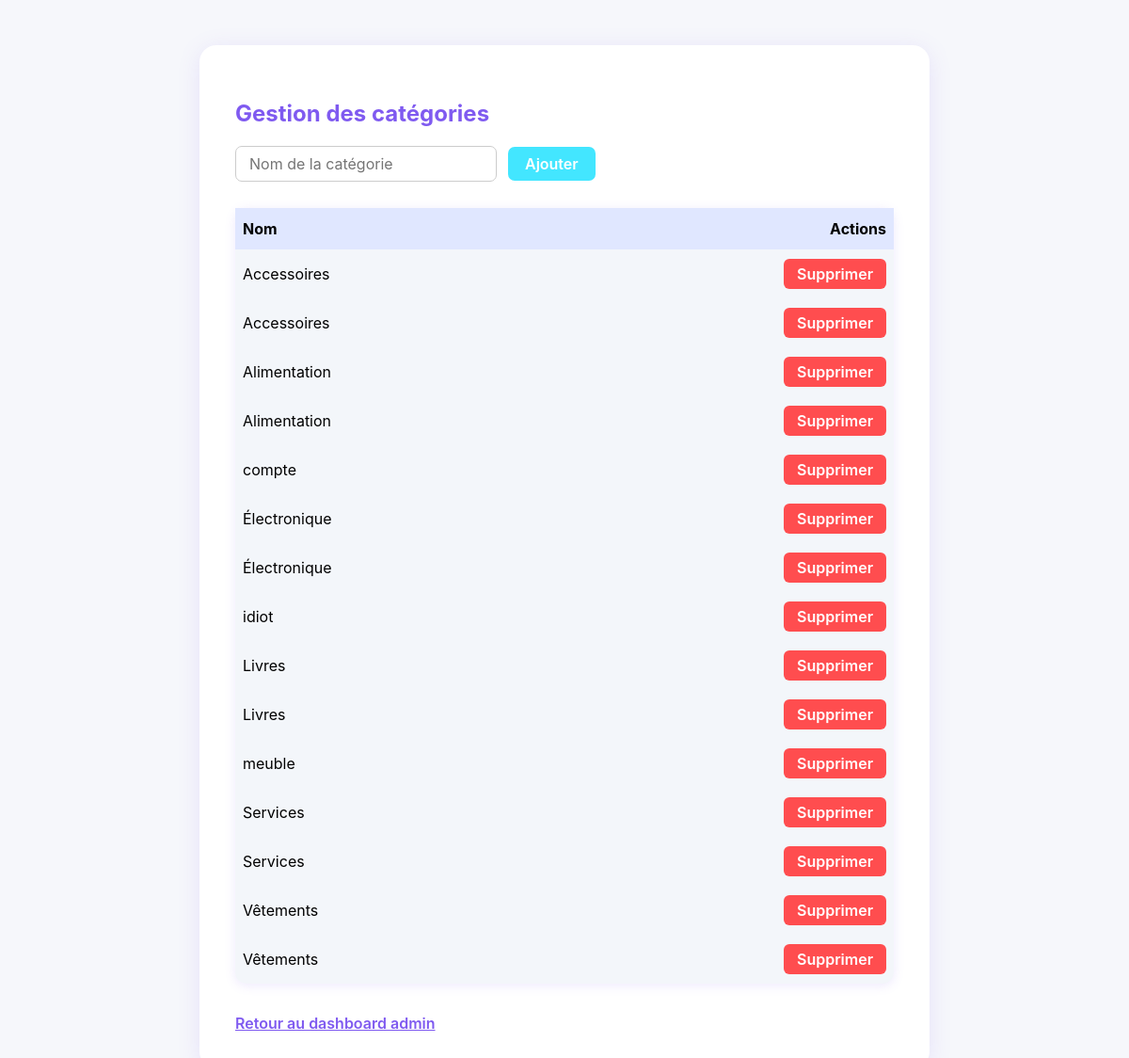
The app's page /admin/categories.php with its own data.
### tables this page shows
CREATE TABLE `categories` (
  `id` int(11) NOT NULL,
  `nom` varchar(100) NOT NULL,
  `description` text DEFAULT NULL,
  `date_creation` timestamp NOT NULL DEFAULT current_timestamp()
);

### admin/categories.php (the view, shortened to what this page needs)
<?php
require_once '../config.php';
$categories = $pdo->query('SELECT * FROM categories ORDER BY nom')->fetchAll(PDO::FETCH_ASSOC);
?>
<!DOCTYPE html>
<html lang="fr">
<head>
  <link rel="stylesheet" href="admin.css">
</head>
<body style="background:#f6f7fb;">
<div style="max-width:700px;margin:48px auto;background:#fff;border-radius:18px;box-shadow:0 4px 24px #7f5af022;padding:38px;">
  <h2 style="color:#7f5af0;">Gestion des catégories</h2>
  <form method="post" style="margin-bottom:28px;display:flex;gap:12px;align-items:center;">
    <input type="text" name="nom" placeholder="Nom de la catégorie" required style="padding:8px 14px;border-radius:7px;border:1px solid #ccc;font-size:1rem;">
    <button type="submit" style="background:#43e6ff;color:#fff;border:none;border-radius:7px;padding:8px 18px;font-size:1rem;font-weight:600;">Ajouter</button>
  </form>
  <table style="width:100%;border-collapse:collapse;background:#f3f6fa;border-radius:12px;box-shadow:0 2px 12px #7f5af022;">
    <thead>
      <tr style="background:#e0e7ff;">
        <th style="padding:12px 8px;text-align:left;">Nom</th>
        <th style="padding:12px 8px;text-align:right;">Actions</th>
      </tr>
    </thead>
    <tbody>
      <?php foreach($categories as $cat): ?>
      <tr>
        <td style="padding:10px 8px;"> <?= htmlspecialchars($cat['nom']) ?> </td>
        <td style="padding:10px 8px;text-align:right;">
          <form method="post" style="display:inline;">
            <button type="submit" style="background:#ff4d4f;color:#fff;border:none;border-radius:6px;padding:6px 14px;font-size:1rem;font-weight:600;cursor:pointer;">Supprimer</button>
          </form>
        </td>
      </tr>
      <?php endforeach; ?>
    </tbody>
  </table>
  <a href="index.php" style="display:inline-block;margin-top:32px;color:#7f5af0;font-weight:600;text-decoration:underline;">Retour au dashboard admin</a>
</div>
</body>
</html>

### admin/admin.css (style rules this page uses)
body { background: #f6f7fb; font-family: 'Inter', 'Segoe UI', Arial, sans-serif; margin: 0; }
button, input, select, textarea { font-family: inherit; transition: box-shadow 0.2s, background 0.2s, color 0.2s, transform 0.2s; }

### records on screen
categories: nom "Accessoires"
categories: nom "Accessoires"
categories: nom "Alimentation"
categories: nom "Alimentation"
categories: nom "compte"
categories: nom "Électronique"
categories: nom "Électronique"
categories: nom "idiot"
categories: nom "Livres"
categories: nom "Livres"
categories: nom "meuble"
categories: nom "Services"
categories: nom "Services"
categories: nom "Vêtements"
categories: nom "Vêtements"
